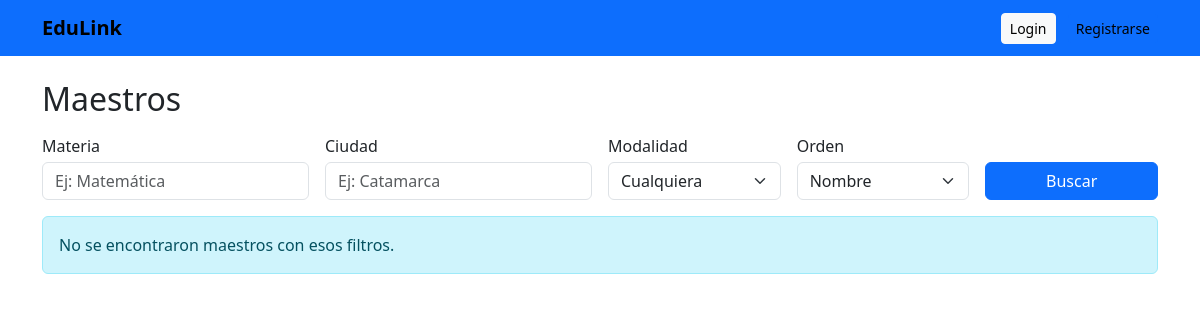
Page /maestros/ on the earlier database version.
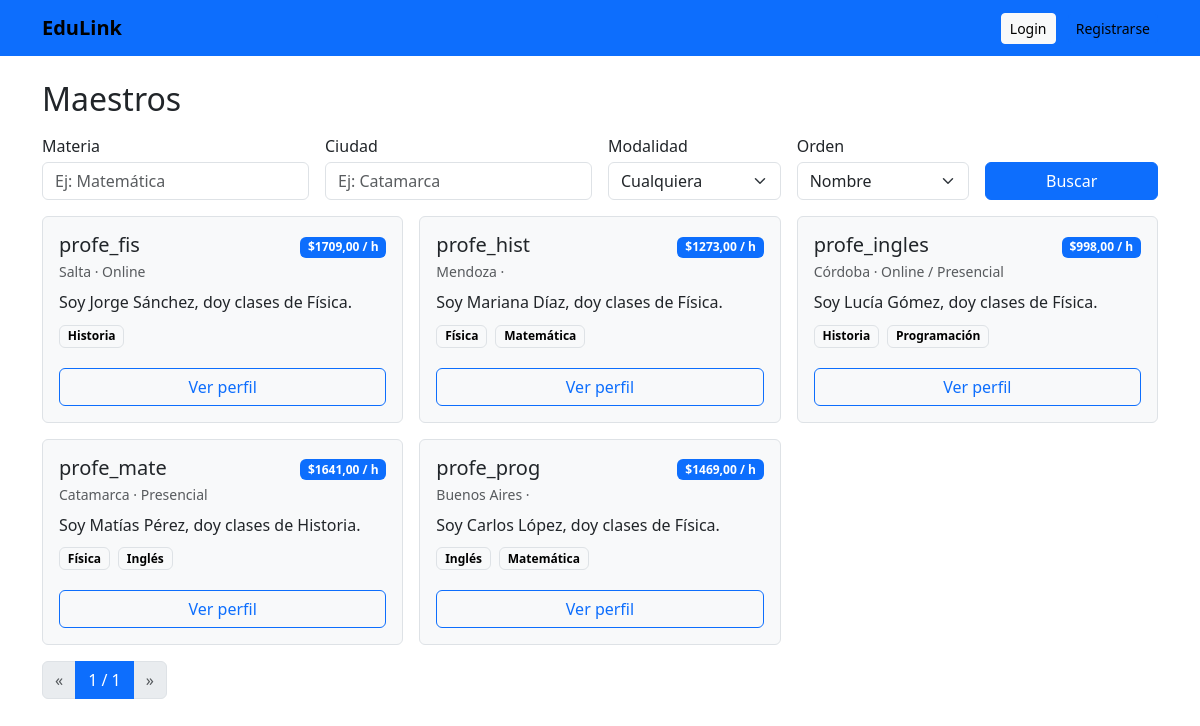
Same page on the later database version.
### cuentas/models.py (models this page shows, shortened)
class Maestro(models.Model):
    usuario = models.OneToOneField('Usuario', on_delete=models.CASCADE)
    bio = models.TextField(blank=True)
    precio_hora = models.DecimalField(max_digits=10, decimal_places=2, default=0)
    online = models.BooleanField(default=True)
    presencial = models.BooleanField(default=False)
    ciudad = models.CharField(max_length=80, blank=True)
    cv = models.FileField(upload_to="cv_maestros/", blank=True, null=True)
    materias = models.ManyToManyField('catalogo.Materia', blank=True, related_name='maestros')

class Usuario(AbstractUser):
    ROL_CHOICES = (
        ('USER', 'Usuario'),
        ('ALUMNO', 'Alumno'),
        ('MAESTRO', 'Maestro'),
        ('ADMIN', 'Administrador'),
    )
    rol = models.CharField(max_length=10, choices=ROL_CHOICES, default='USER')
    telefono = models.CharField(max_length=30, blank=True)

### catalogo/models.py (models this page shows, shortened)
class Materia(models.Model):
    nombre = models.CharField(max_length=80, unique=True)
    class Meta:
        ordering = ["nombre"]

### catalogo/views.py (the view)
# urls.py: path("maestros/", maestros_list, name="maestros_list"),
def maestros_list(request):
    qs = (Maestro.objects
          .select_related("usuario")
          .prefetch_related("materias")
          .all())
    materia = request.GET.get("materia") or ""
    ciudad = request.GET.get("ciudad") or ""
    modalidad = request.GET.get("modalidad") or ""   # online | presencial | (vacío)
    ordenar = request.GET.get("ordenar") or ""       # precio_asc | precio_desc
    if materia:
        qs = qs.filter(materias__nombre__icontains=materia)
    if ciudad:
        qs = qs.filter(ciudad__icontains=ciudad)
    if modalidad == "online":
        qs = qs.filter(online=True)
    elif modalidad == "presencial":
        qs = qs.filter(presencial=True)
    if ordenar == "precio_asc":
        qs = qs.order_by("precio_hora")
    elif ordenar == "precio_desc":
        qs = qs.order_by("-precio_hora")
    else:
        qs = qs.order_by("usuario__username")
    paginator = Paginator(qs, 8)
    page_number = request.GET.get("page")
    page_obj = paginator.get_page(page_number)
    materias = Materia.objects.all().order_by("nombre")
    ctx = {
        "page_obj": page_obj,
        "materias": materias,
        "materia_val": materia,
        "ciudad_val": ciudad,
        "modalidad_val": modalidad,
        "ordenar_val": ordenar,
    }
    return render(request, "catalogo/maestros_list.html", ctx)

### templates/catalogo/maestros_list.html (shortened to what this page needs)
{% extends "base.html" %}
{% block content %}
<h2 class="mb-3">Maestros</h2>
<form method="get" class="row g-2 g-md-3 mb-3">
  <div class="col-md-3">
    <label class="form-label mb-1">Materia</label>
    <input name="materia" value="{{ materia_val }}" class="form-control" list="materiasList" placeholder="Ej: Matemática">
  </div>
  <div class="col-md-3">
    <label class="form-label mb-1">Ciudad</label>
    <input name="ciudad" value="{{ ciudad_val }}" class="form-control" placeholder="Ej: Catamarca">
  </div>
  <div class="col-md-2">
    <label class="form-label mb-1">Modalidad</label>
    <select name="modalidad" class="form-select">
      <option value="" {% if not modalidad_val %}selected{% endif %}>Cualquiera</option>
    </select>
  </div>
  <div class="col-md-2">
    <label class="form-label mb-1">Orden</label>
    <select name="ordenar" class="form-select">
      <option value="">Nombre</option>
    </select>
  </div>
  <div class="col-md-2 d-grid">
    <button class="btn btn-primary">Buscar</button>
  </div>
</form>
{% if page_obj.object_list %}
  <div class="row g-3">
    {% for m in page_obj.object_list %}
      <div class="col-md-6 col-lg-4">
        <div class="card p-3 h-100">
          <div class="d-flex justify-content-between align-items-center">
            <h5 class="mb-1">{{ m.usuario.username }}</h5>
            {% if m.precio_hora %}<span class="badge bg-primary">${{ m.precio_hora }} / h</span>{% endif %}
          </div>
          <div class="text-muted small mb-2">
            {{ m.ciudad|default:"(sin ciudad)" }} ·
            {% if m.online %}Online{% endif %}
            {% if m.online and m.presencial %} / {% endif %}
            {% if m.presencial %}Presencial{% endif %}
          </div>
          <p class="mb-2">{{ m.bio|default:"Sin descripción" }}</p>
          <div class="mb-3">
            {% for mat in m.materias.all %}
              <span class="badge text-bg-light border me-1 mb-1">{{ mat.nombre }}</span>
            {% empty %}
              <span class="text-muted small">Sin materias</span>
            {% endfor %}
          </div>
          <a class="btn btn-outline-primary w-100" href="{% url 'maestro_detalle' m.id %}">Ver perfil</a>
        </div>
      </div>
    {% endfor %}
  </div>
  <nav class="mt-3">
    <ul class="pagination">
      {% if page_obj.has_previous %}
        <li class="page-item">
          <a class="page-link" href="?page={{ page_obj.previous_page_number }}&materia={{ materia_val }}&ciudad={{ ciudad_val }}&modalidad={{ modalidad_val }}&ordenar={{ ordenar_val }}">«</a>
        </li>
      {% else %}
        <li class="page-item disabled"><span class="page-link">«</span></li>
      {% endif %}
      <li class="page-item active"><span class="page-link">{{ page_obj.number }} / {{ page_obj.paginator.num_pages }}</span></li>
      {% if page_obj.has_next %}
        <li class="page-item">
          <a class="page-link" href="?page={{ page_obj.next_page_number }}&materia={{ materia_val }}&ciudad={{ ciudad_val }}&modalidad={{ modalidad_val }}&ordenar={{ ordenar_val }}">»</a>
        </li>
      {% else %}
        <li class="page-item disabled"><span class="page-link">»</span></li>
      {% endif %}
    </ul>
  </nav>
{% else %}
  <div class="alert alert-info">No se encontraron maestros con esos filtros.</div>
{% endif %}
{% endblock %}

### templates/base.html (shortened to what this page needs)
{% load static %}
<!doctype html>
<html lang="es">
<head>
  <link href="https://cdn.jsdelivr.net/npm/bootstrap@5.3.3/dist/css/bootstrap.min.css" rel="stylesheet">
  <link rel="stylesheet" href="{% static 'css/styles.css' %}">
</head>
<body>
<nav class="navbar navbar-expand-lg navbar-custom">
  <div class="container">
    <a class="navbar-brand fw-bold" href="{% url 'home' %}">EduLink</a>
    <div>
      {% if request.user.is_authenticated %}
        <span class="me-3 text-white">Hola, {{ request.user.username }} ({{ request.user.rol }})</span>
        <a class="btn btn-sm btn-light" href="{% url 'logout' %}">Salir</a>
      {% else %}
        <a class="btn btn-sm btn-light me-2" href="{% url 'login' %}">Login</a>
        <a class="btn btn-sm btn-acento" href="{% url 'registro_persona' %}">Registrarse</a>
      {% endif %}
    </div>
  </div>
</nav>
<div class="container py-4">
  {% block content %}{% endblock %}
</div>
</body>
</html>

### templates/base.html (style rules this page uses)
:root { --c1: #ffffff; --c2: #0d6efd; }
body { background: var(--c1); color: #212529; }
a { color: var(--c2); }
.card { background:#f8f9fa; border:1px solid #dee2e6; color:#212529; }
.btn-acento { background:var(--c2); border:none; color:#fff; }
.navbar-custom { background: var(--c2); }
.navbar-custom .navbar-brand, .navbar-custom .nav-link, .navbar-custom .btn { color: #000000; }

Differences in the rows shown:
added Maestro: usuario.username "profe_fis", precio_hora "1709,00", ciudad "Salta", online "Online", bio "Soy Jorge Sánchez, doy clases de Física."
added Materia: nombre "Historia"
added Maestro: usuario.username "profe_hist", precio_hora "1273,00", ciudad "Mendoza", bio "Soy Mariana Díaz, doy clases de Física."
added Materia: nombre "Física"
added Materia: nombre "Matemática"
added Maestro: usuario.username "profe_ingles", precio_hora "998,00", ciudad "Córdoba", online "Online", presencial "Presencial", bio "Soy Lucía Gómez, doy clases de Física."
added Materia: nombre "Programación", shown under "profe_ingles"
added Maestro: usuario.username "profe_mate", precio_hora "1641,00", ciudad "Catamarca", presencial "Presencial", bio "Soy Matías Pérez, doy clases de Historia."
added Materia: nombre "Inglés"
added Maestro: usuario.username "profe_prog", precio_hora "1469,00", ciudad "Buenos Aires", bio "Soy Carlos López, doy clases de Física."
Other differences:
{{ page_obj.number }}: (not shown) → "1"
{{ page_obj.paginator.num_pages }}: (not shown) → "1"
text no longer shown: "No se encontraron maestros con esos filtros."
